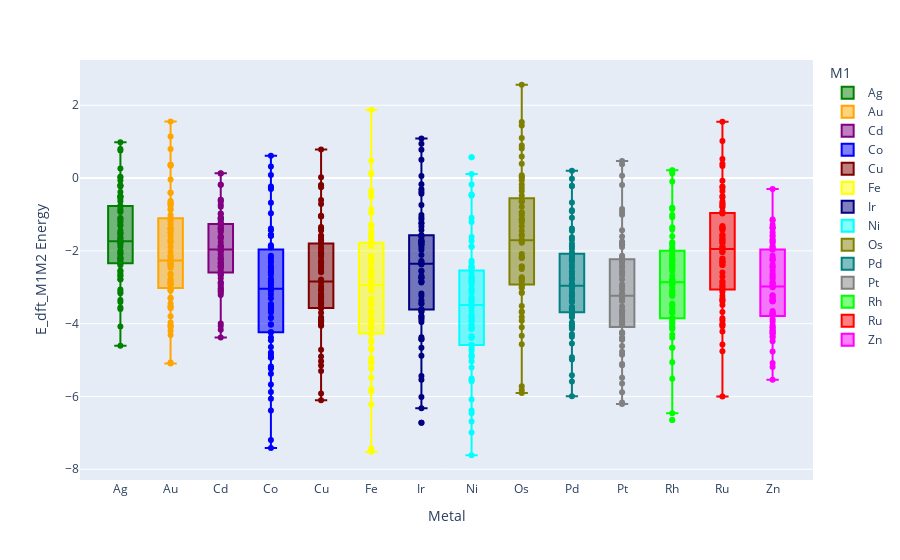

Here is the notebook cell this chart was saved with:
### Markdown cell above
## Boxplot of the E_dft_M1M2 categorized by metal - no total outliers

### Code cell
fig = plot_categorical_energy_boxplot(
    df=Edft_coh_df_iqr,
    x_col='M1',
    color_map=metal_colors,
    y_col='E_dft_M1M2',
    hover_col='system_dacs',
    x_title='Metal',
    y_title='E_dft_M1M2 Energy',
    save_dir='../../../data/figures/dacs_eda',
    file_name='Ecoh_M1_boxplot_metal_iqr'
)

fig.show()

### Figure 1 — Plotly figure (JSON) as saved in the notebook; plotly's stock layout.template omitted (floating-point values rounded to 4 significant figures; data arrays with more than 128 entries replaced by an {"elided": "..."} marker saying what was removed)
{"data": [{"alignmentgroup": "True", "hovertemplate": "M1=%{x}<br>E_dft_M1M2=%{y}<extra></extra>", "legendgroup": "Ag", "marker": {"color": "#008000"}, "name": "Ag", "notched": false, "offsetgroup": "Ag", "orientation": "v", "showlegend": true, "type": "box", "x": ["Ag", "Ag", "Ag", "Ag", "Ag", "Ag", "Ag", "Ag", "Ag", "Ag", "Ag", "Ag", "Ag", "Ag", "Ag", "Ag", "Ag", "Ag", "Ag", "Ag", "Ag", "Ag", "Ag", "Ag", "Ag", "Ag", "Ag", "Ag", "Ag", "Ag", "Ag", "Ag", "Ag", "Ag", "Ag", "Ag", "Ag", "Ag", "Ag", "Ag", "Ag", "Ag", "Ag", "Ag", "Ag", "Ag", "Ag", "Ag", "Ag", "Ag", "Ag", "Ag", "Ag", "Ag", "Ag", "Ag", "Ag", "Ag", "Ag", "Ag", "Ag", "Ag", "Ag", "Ag", "Ag", "Ag", "Ag", "Ag", "Ag", "Ag"], "x0": " ", "xaxis": "x", "y": [-4.081, -3.348, 0.2607, -3.596, -0.2033, -0.3843, -2.54, -1.643, -4.606, -1.757, -3.406, -0.8493, -2.202, -0.5023, -2.392, -3.556, -1.997, -2.341, -2.621, -3.166, -3.115, -2.087, 0.03472, -0.6363, -1.508, -0.2283, -1.885, -0.9043, -1.283, -1.312, -0.4983, -1.753, -1.706, -2.341, -2.034, -0.06828, -1.167, -0.7573, -2.21, -2.227, -2.685, -0.5583, -0.9303, -1.103, -1.54, -2.779, -2.332, -2.786, -2.558, -0.7653, -2.08, -2.175, -1.627, -1.499, -1.751, -2.282, -2.69, -1.208, -3.061, 0.9837, -0.1963, 0.7607, 0.01272, 0.8017, -1.096, -0.5103, -1.438, -1.762, -1.716, -1.818], "y0": " ", "yaxis": "y"}, {"alignmentgroup": "True", "hovertemplate": "M1=%{x}<br>E_dft_M1M2=%{y}<extra></extra>", "legendgroup": "Au", "marker": {"color": "#ffa500"}, "name": "Au", "notched": false, "offsetgroup": "Au", "orientation": "v", "showlegend": true, "type": "box", "x": ["Au", "Au", "Au", "Au", "Au", "Au", "Au", "Au", "Au", "Au", "Au", "Au", "Au", "Au", "Au", "Au", "Au", "Au", "Au", "Au", "Au", "Au", "Au", "Au", "Au", "Au", "Au", "Au", "Au", "Au", "Au", "Au", "Au", "Au", "Au", "Au", "Au", "Au", "Au", "Au", "Au", "Au", "Au", "Au", "Au", "Au", "Au", "Au", "Au", "Au", "Au", "Au", "Au", "Au", "Au", "Au", "Au", "Au", "Au", "Au", "Au", "Au", "Au", "Au", "Au", "Au", "Au", "Au", "Au", "Au", "Au"], "x0": " ", "xaxis": "x", "y": [-5.066, -3.796, 0.3374, -4.035, -1.599, -0.4056, -3.095, -2.283, -5.092, -2.152, -4.062, -0.6966, -2.658, -0.8506, -3.311, -4.309, -2.63, -3.053, -3.448, -4.091, -4.197, -2.918, -0.04257, -0.7326, -1.741, -0.6646, -2.291, -1.413, -1.889, -1.504, -0.4046, -2.463, -2.41, -2.776, -2.231, -1.018, -1.695, -1.089, -2.888, -2.805, -3.075, -0.8686, -1.271, -1.151, -1.768, -3.534, -2.93, -3.529, -3.288, -1.38, -2.883, -2.852, -2.309, -2.137, -2.351, -2.396, -3.576, -2.028, -3.972, 1.557, 0.3634, 1.142, 0.3654, 0.7974, -1.183, -0.7576, -0.6296, -1.497, -1.379, -2.262, -2.353], "y0": " ", "yaxis": "y"}, {"alignmentgroup": "True", "hovertemplate": "M1=%{x}<br>E_dft_M1M2=%{y}<extra></extra>", "legendgroup": "Cd", "marker": {"color": "#800080"}, "name": "Cd", "notched": false, "offsetgroup": "Cd", "orientation": "v", "showlegend": true, "type": "box", "x": ["Cd", "Cd", "Cd", "Cd", "Cd", "Cd", "Cd", "Cd", "Cd", "Cd", "Cd", "Cd", "Cd", "Cd", "Cd", "Cd", "Cd", "Cd", "Cd", "Cd", "Cd", "Cd", "Cd", "Cd", "Cd", "Cd", "Cd", "Cd", "Cd", "Cd", "Cd", "Cd", "Cd", "Cd", "Cd", "Cd", "Cd", "Cd", "Cd", "Cd", "Cd", "Cd", "Cd", "Cd", "Cd", "Cd", "Cd", "Cd", "Cd", "Cd", "Cd", "Cd", "Cd", "Cd", "Cd", "Cd", "Cd", "Cd", "Cd", "Cd", "Cd", "Cd", "Cd", "Cd", "Cd", "Cd", "Cd", "Cd", "Cd", "Cd", "Cd"], "x0": " ", "xaxis": "x", "y": [-4.168, -4.379, -1.108, -4.062, -0.7902, -0.6402, -1.639, -2.613, -1.341, -3.994, -2.213, -2.859, -1.598, -2.0, -1.379, -1.479, -3.102, -1.891, -2.455, -1.847, -3.156, -1.616, -0.7332, -1.213, -2.009, -0.9702, -2.323, -1.394, -1.455, -1.896, -1.08, -2.166, -2.33, -2.879, -2.658, 0.1228, -1.755, -1.655, -2.532, -2.666, -3.102, -1.154, -1.292, -1.87, -1.993, -3.042, -2.749, -3.041, -2.98, -0.6032, -1.96, -2.09, -2.207, -1.253, -2.42, -2.914, -2.388, -1.12, -3.21, 0.1308, -1.098, -0.1852, -0.5932, -0.1852, -1.396, -1.275, -0.9872, -2.254, -2.329, -2.423, -2.446], "y0": " ", "yaxis": "y"}, {"alignmentgroup": "True", "hovertemplate": "M1=%{x}<br>E_dft_M1M2=%{y}<extra></extra>", "legendgroup": "Co", "marker": {"color": "#0000ff"}, "name": "Co", "notched": false, "offsetgroup": "Co", "orientation": "v", "showlegend": true, "type": "box", "x": ["Co", "Co", "Co", "Co", "Co", "Co", "Co", "Co", "Co", "Co", "Co", "Co", "Co", "Co", "Co", "Co", "Co", "Co", "Co", "Co", "Co", "Co", "Co", "Co", "Co", "Co", "Co", "Co", "Co", "Co", "Co", "Co", "Co", "Co", "Co", "Co", "Co", "Co", "Co", "Co", "Co", "Co", "Co", "Co", "Co", "Co", "Co", "Co", "Co", "Co", "Co", "Co", "Co", "Co", "Co", "Co", "Co", "Co", "Co", "Co", "Co", "Co", "Co", "Co", "Co", "Co", "Co", "Co", "Co", "Co", "Co"], "x0": " ", "xaxis": "x", "y": [-6.065, -7.198, -4.796, -7.419, -3.602, -4.852, 0.3202, -5.88, -4.926, -5.375, -6.387, -0.6788, -4.934, -3.832, -4.639, -5.669, -4.383, -4.456, -5.179, -5.232, -5.204, -3.105, -1.591, -1.848, -2.549, -1.908, -2.841, -2.488, -2.409, -2.769, -1.57, -3.064, -2.889, -3.535, -2.961, -1.563, -2.879, -2.587, -3.461, -3.305, -4.016, -2.174, -2.135, -2.573, -2.458, -4.236, -3.686, -4.236, -4.032, -2.251, -3.197, -3.502, -3.04, -3.047, -2.825, -3.619, -3.845, -2.311, -3.669, 0.6122, -0.2648, 0.08116, -0.2308, -0.2988, -1.893, -1.435, -0.9668, -1.57, -1.872, -1.385, -2.655], "y0": " ", "yaxis": "y"}, {"alignmentgroup": "True", "hovertemplate": "M1=%{x}<br>E_dft_M1M2=%{y}<extra></extra>", "legendgroup": "Cu", "marker": {"color": "#800000"}, "name": "Cu", "notched": false, "offsetgroup": "Cu", "orientation": "v", "showlegend": true, "type": "box", "x": ["Cu", "Cu", "Cu", "Cu", "Cu", "Cu", "Cu", "Cu", "Cu", "Cu", "Cu", "Cu", "Cu", "Cu", "Cu", "Cu", "Cu", "Cu", "Cu", "Cu", "Cu", "Cu", "Cu", "Cu", "Cu", "Cu", "Cu", "Cu", "Cu", "Cu", "Cu", "Cu", "Cu", "Cu", "Cu", "Cu", "Cu", "Cu", "Cu", "Cu", "Cu", "Cu", "Cu", "Cu", "Cu", "Cu", "Cu", "Cu", "Cu", "Cu", "Cu", "Cu", "Cu", "Cu", "Cu", "Cu", "Cu", "Cu", "Cu", "Cu", "Cu", "Cu", "Cu", "Cu", "Cu", "Cu", "Cu", "Cu", "Cu", "Cu", "Cu", "Cu"], "x0": " ", "xaxis": "x", "y": [-5.918, -5.031, -1.376, -5.299, -1.592, -1.675, -0.2017, -4.046, -3.176, -6.102, -3.228, -4.902, -1.055, -3.562, -1.909, -3.957, -5.15, -3.417, -3.939, -4.06, -4.717, -3.376, -3.076, -1.033, -1.964, -2.818, -1.444, -3.286, -2.069, -2.529, -2.588, -1.828, -2.973, -3.066, -3.7, -3.434, -1.344, -2.272, -2.047, -3.279, -3.491, -3.978, -1.583, -2.167, -2.336, -2.869, -3.896, -3.437, -3.896, -3.907, -1.768, -3.252, -3.252, -2.785, -2.459, -3.062, -3.577, -3.821, -2.406, -3.293, 0.7853, -0.2527, 0.02231, -0.6027, -0.1927, -1.706, -1.05, -0.7107, -2.095, -2.314, -2.114, -2.564], "y0": " ", "yaxis": "y"}, {"alignmentgroup": "True", "hovertemplate": "M1=%{x}<br>E_dft_M1M2=%{y}<extra></extra>", "legendgroup": "Fe", "marker": {"color": "#ffff00"}, "name": "Fe", "notched": false, "offsetgroup": "Fe", "orientation": "v", "showlegend": true, "type": "box", "x": ["Fe", "Fe", "Fe", "Fe", "Fe", "Fe", "Fe", "Fe", "Fe", "Fe", "Fe", "Fe", "Fe", "Fe", "Fe", "Fe", "Fe", "Fe", "Fe", "Fe", "Fe", "Fe", "Fe", "Fe", "Fe", "Fe", "Fe", "Fe", "Fe", "Fe", "Fe", "Fe", "Fe", "Fe", "Fe", "Fe", "Fe", "Fe", "Fe", "Fe", "Fe", "Fe", "Fe", "Fe", "Fe", "Fe", "Fe", "Fe", "Fe", "Fe", "Fe", "Fe", "Fe", "Fe", "Fe", "Fe", "Fe", "Fe", "Fe", "Fe", "Fe", "Fe", "Fe", "Fe", "Fe", "Fe", "Fe", "Fe", "Fe", "Fe", "Fe", "Fe", "Fe"], "x0": " ", "xaxis": "x", "y": [-5.861, -7.517, -4.943, -7.474, -3.721, -4.703, 0.1384, -5.798, -4.702, -7.429, -5.231, -6.223, -4.447, -4.675, -3.717, -4.52, -5.487, -4.292, -4.268, -5.087, -5.047, -5.075, -3.094, -1.316, -1.627, -2.289, -1.661, -2.559, -2.27, -2.139, -2.664, -1.28, -2.847, -2.66, -3.473, -2.855, -1.448, -2.722, -2.331, -3.338, -3.043, -3.917, -1.85, -1.743, -2.486, -2.142, -4.111, -3.455, -4.111, -3.917, -1.852, -2.53, -3.319, -2.935, -2.936, -2.691, -3.634, -3.857, -2.191, -3.988, 1.875, 0.4754, -0.5136, 0.1044, -0.4436, -0.3466, -0.8546, -1.29, -0.9616, -1.563, -1.793, -1.533, -2.98], "y0": " ", "yaxis": "y"}, {"alignmentgroup": "True", "hovertemplate": "M1=%{x}<br>E_dft_M1M2=%{y}<extra></extra>", "legendgroup": "Ir", "marker": {"color": "#000080"}, "name": "Ir", "notched": false, "offsetgroup": "Ir", "orientation": "v", "showlegend": true, "type": "box", "x": ["Ir", "Ir", "Ir", "Ir", "Ir", "Ir", "Ir", "Ir", "Ir", "Ir", "Ir", "Ir", "Ir", "Ir", "Ir", "Ir", "Ir", "Ir", "Ir", "Ir", "Ir", "Ir", "Ir", "Ir", "Ir", "Ir", "Ir", "Ir", "Ir", "Ir", "Ir", "Ir", "Ir", "Ir", "Ir", "Ir", "Ir", "Ir", "Ir", "Ir", "Ir", "Ir", "Ir", "Ir", "Ir", "Ir", "Ir", "Ir", "Ir", "Ir", "Ir", "Ir", "Ir", "Ir", "Ir", "Ir", "Ir", "Ir", "Ir", "Ir", "Ir", "Ir", "Ir", "Ir", "Ir", "Ir", "Ir", "Ir", "Ir", "Ir", "Ir"], "x0": " ", "xaxis": "x", "y": [-5.538, -6.017, -3.666, -6.325, -2.543, -3.846, -3.675, -4.881, -3.891, -6.72, -4.375, -5.44, -3.606, -3.953, -2.841, -3.785, -4.665, -3.431, -3.451, -4.427, -4.428, -1.608, -2.747, -0.1692, -0.7412, -1.235, -1.083, -1.763, -1.757, -1.563, -1.904, -0.3762, -2.281, -1.973, -2.683, -1.828, -1.017, -2.292, -1.743, -2.737, -2.351, -3.174, -1.427, -1.14, -1.694, -1.244, -3.614, -2.871, -3.614, -3.234, -1.587, -2.562, -2.842, -2.114, -2.353, -1.728, -2.727, -3.358, -1.809, -3.809, 0.7778, 1.089, 0.9398, 0.5008, 0.0588, -0.3042, -0.4282, -1.837, -1.333, -2.348, -2.371], "y0": " ", "yaxis": "y"}, {"alignmentgroup": "True", "hovertemplate": "M1=%{x}<br>E_dft_M1M2=%{y}<extra></extra>", "legendgroup": "Ni", "marker": {"color": "#00ffff"}, "name": "Ni", "notched": false, "offsetgroup": "Ni", "orientation": "v", "showlegend": true, "type": "box", "x": ["Ni", "Ni", "Ni", "Ni", "Ni", "Ni", "Ni", "Ni", "Ni", "Ni", "Ni", "Ni", "Ni", "Ni", "Ni", "Ni", "Ni", "Ni", "Ni", "Ni", "Ni", "Ni", "Ni", "Ni", "Ni", "Ni", "Ni", "Ni", "Ni", "Ni", "Ni", "Ni", "Ni", "Ni", "Ni", "Ni", "Ni", "Ni", "Ni", "Ni", "Ni", "Ni", "Ni", "Ni", "Ni", "Ni", "Ni", "Ni", "Ni", "Ni", "Ni", "Ni", "Ni", "Ni", "Ni", "Ni", "Ni", "Ni", "Ni", "Ni", "Ni", "Ni", "Ni", "Ni", "Ni", "Ni", "Ni", "Ni", "Ni", "Ni", "Ni", "Ni"], "x0": " ", "xaxis": "x", "y": [-6.383, -6.689, -4.116, -6.988, -3.102, -4.347, 0.1095, -5.547, -4.74, -7.615, -4.916, -6.462, -4.685, -5.03, -3.669, -4.898, -6.084, -4.583, -4.856, -5.201, -5.505, -5.585, -3.775, -1.729, -2.452, -3.071, -2.274, -3.325, -2.734, -2.868, -3.031, -1.879, -3.366, -3.285, -4.029, -3.401, -1.885, -3.163, -2.843, -3.925, -3.787, -4.358, -2.438, -2.497, -2.758, -2.773, -4.584, -4.146, -4.585, -4.39, -2.684, -3.915, -4.137, -3.572, -3.541, -3.428, -4.064, -4.389, -2.821, -3.842, 0.5745, -0.4505, -0.1775, -0.4695, -0.4785, -1.204, -1.618, -1.093, -2.327, -2.422, -2.586, -2.92], "y0": " ", "yaxis": "y"}, {"alignmentgroup": "True", "hovertemplate": "M1=%{x}<br>E_dft_M1M2=%{y}<extra></extra>", "legendgroup": "Os", "marker": {"color": "#808000"}, "name": "Os", "notched": false, "offsetgroup": "Os", "orientation": "v", "showlegend": true, "type": "box", "x": ["Os", "Os", "Os", "Os", "Os", "Os", "Os", "Os", "Os", "Os", "Os", "Os", "Os", "Os", "Os", "Os", "Os", "Os", "Os", "Os", "Os", "Os", "Os", "Os", "Os", "Os", "Os", "Os", "Os", "Os", "Os", "Os", "Os", "Os", "Os", "Os", "Os", "Os", "Os", "Os", "Os", "Os", "Os", "Os", "Os", "Os", "Os", "Os", "Os", "Os", "Os", "Os", "Os", "Os", "Os", "Os", "Os", "Os", "Os", "Os", "Os", "Os", "Os", "Os"], "x0": " ", "xaxis": "x", "y": [-3.019, -5.82, -3.515, -5.902, -2.191, -3.149, -3.153, -4.334, -2.99, -5.722, -3.668, -4.569, -2.926, -2.921, -2.088, -2.812, -4.1, -2.756, -2.83, -3.686, -3.917, -3.817, -2.153, 0.8111, 0.0111, -0.3529, -0.1789, -0.7879, -0.6339, -1.115, 0.5941, -1.153, -1.144, -1.725, 0.0391, -1.326, -0.6269, -1.565, -1.575, -2.197, -0.0579, 0.0751, -0.6499, -2.431, -2.432, -2.5, -0.2689, -1.726, -1.692, -0.9379, -1.215, -1.02, -1.778, -2.725, -0.9569, -2.767, 2.564, 1.447, 1.538, 1.098, 0.8971, 0.3921, -0.4769, -1.448], "y0": " ", "yaxis": "y"}, {"alignmentgroup": "True", "hovertemplate": "M1=%{x}<br>E_dft_M1M2=%{y}<extra></extra>", "legendgroup": "Pd", "marker": {"color": "#008080"}, "name": "Pd", "notched": false, "offsetgroup": "Pd", "orientation": "v", "showlegend": true, "type": "box", "x": ["Pd", "Pd", "Pd", "Pd", "Pd", "Pd", "Pd", "Pd", "Pd", "Pd", "Pd", "Pd", "Pd", "Pd", "Pd", "Pd", "Pd", "Pd", "Pd", "Pd", "Pd", "Pd", "Pd", "Pd", "Pd", "Pd", "Pd", "Pd", "Pd", "Pd", "Pd", "Pd", "Pd", "Pd", "Pd", "Pd", "Pd", "Pd", "Pd", "Pd", "Pd", "Pd", "Pd", "Pd", "Pd", "Pd", "Pd", "Pd", "Pd", "Pd", "Pd", "Pd", "Pd", "Pd", "Pd", "Pd", "Pd", "Pd", "Pd", "Pd", "Pd", "Pd", "Pd", "Pd", "Pd", "Pd", "Pd", "Pd", "Pd", "Pd"], "x0": " ", "xaxis": "x", "y": [-4.983, -5.587, -3.22, -5.994, -2.069, -3.393, -3.391, -4.548, -3.608, -3.965, -5.415, -3.625, -4.043, -2.741, -3.722, -4.92, -3.533, -3.677, -4.143, -4.36, -4.292, -3.214, -0.9148, -1.623, -2.167, -1.694, -2.471, -2.296, -2.106, -2.245, -1.092, -2.766, -2.576, -3.183, -2.581, -1.445, -2.792, -2.394, -3.35, -3.032, -3.592, -2.081, -1.87, -2.253, -2.058, -4.05, -3.579, -4.05, -3.769, -2.233, -3.261, -3.687, -3.006, -3.127, -2.652, -3.388, -3.825, -2.232, -4.101, -0.2148, 0.1992, -0.2158, -0.02178, -0.6718, -1.383, -0.8848, -1.805, -1.951, -2.906, -2.918], "y0": " ", "yaxis": "y"}, {"alignmentgroup": "True", "hovertemplate": "M1=%{x}<br>E_dft_M1M2=%{y}<extra></extra>", "legendgroup": "Pt", "marker": {"color": "#808080"}, "name": "Pt", "notched": false, "offsetgroup": "Pt", "orientation": "v", "showlegend": true, "type": "box", "x": ["Pt", "Pt", "Pt", "Pt", "Pt", "Pt", "Pt", "Pt", "Pt", "Pt", "Pt", "Pt", "Pt", "Pt", "Pt", "Pt", "Pt", "Pt", "Pt", "Pt", "Pt", "Pt", "Pt", "Pt", "Pt", "Pt", "Pt", "Pt", "Pt", "Pt", "Pt", "Pt", "Pt", "Pt", "Pt", "Pt", "Pt", "Pt", "Pt", "Pt", "Pt", "Pt", "Pt", "Pt", "Pt", "Pt", "Pt", "Pt", "Pt", "Pt", "Pt", "Pt", "Pt", "Pt", "Pt", "Pt", "Pt", "Pt", "Pt", "Pt", "Pt", "Pt", "Pt", "Pt", "Pt", "Pt", "Pt", "Pt", "Pt"], "x0": " ", "xaxis": "x", "y": [-6.166, -5.644, -3.351, -6.211, -2.195, -3.757, -3.692, -4.855, -4.009, -4.267, -5.884, -4.046, -4.378, -2.972, -4.44, -5.489, -3.975, -4.234, -4.773, -5.108, -5.146, -3.662, -0.8468, -1.604, -2.283, -1.825, -2.574, -2.422, -2.323, -2.284, -1.006, -3.167, -2.667, -3.307, -2.604, -1.746, -2.924, -2.44, -3.668, -3.23, -3.795, -2.178, -1.897, -2.242, -2.135, -4.415, -3.86, -4.415, -3.969, -2.442, -3.623, -3.939, -3.282, -3.377, -2.781, -3.53, -4.264, -2.544, -4.615, 0.3772, 0.4682, 0.06324, -0.1908, -1.437, -0.9288, -1.784, -1.823, -3.188, -3.053], "y0": " ", "yaxis": "y"}, {"alignmentgroup": "True", "hovertemplate": "M1=%{x}<br>E_dft_M1M2=%{y}<extra></extra>", "legendgroup": "Rh", "marker": {"color": "#00ff00"}, "name": "Rh", "notched": false, "offsetgroup": "Rh", "orientation": "v", "showlegend": true, "type": "box", "x": ["Rh", "Rh", "Rh", "Rh", "Rh", "Rh", "Rh", "Rh", "Rh", "Rh", "Rh", "Rh", "Rh", "Rh", "Rh", "Rh", "Rh", "Rh", "Rh", "Rh", "Rh", "Rh", "Rh", "Rh", "Rh", "Rh", "Rh", "Rh", "Rh", "Rh", "Rh", "Rh", "Rh", "Rh", "Rh", "Rh", "Rh", "Rh", "Rh", "Rh", "Rh", "Rh", "Rh", "Rh", "Rh", "Rh", "Rh", "Rh", "Rh", "Rh", "Rh", "Rh", "Rh", "Rh", "Rh", "Rh", "Rh", "Rh", "Rh", "Rh", "Rh", "Rh", "Rh", "Rh", "Rh", "Rh", "Rh", "Rh", "Rh", "Rh"], "x0": " ", "xaxis": "x", "y": [-4.082, -6.463, -4.102, -6.647, -2.921, -4.12, -3.86, -5.058, -4.01, -4.66, -5.512, -3.699, -4.144, -3.112, -3.689, -4.664, -3.495, -3.453, -4.305, -4.387, -3.92, -2.914, -0.8155, -1.412, -1.797, -1.599, -2.257, -2.219, -2.09, -2.439, -1.077, -2.554, -2.402, -3.099, -2.382, -1.353, -2.682, -2.251, -3.02, -2.79, -3.594, -1.927, -1.763, -2.312, -1.853, -3.853, -3.234, -3.853, -3.654, -1.979, -2.904, -3.224, -2.501, -2.802, -2.177, -3.195, -3.488, -2.131, -3.974, -0.09146, 0.2065, 0.1225, 0.2155, -0.8525, -0.8205, -1.015, -2.433, -1.998, -2.907, -2.815], "y0": " ", "yaxis": "y"}, {"alignmentgroup": "True", "hovertemplate": "M1=%{x}<br>E_dft_M1M2=%{y}<extra></extra>", "legendgroup": "Ru", "marker": {"color": "#ff0000"}, "name": "Ru", "notched": false, "offsetgroup": "Ru", "orientation": "v", "showlegend": true, "type": "box", "x": ["Ru", "Ru", "Ru", "Ru", "Ru", "Ru", "Ru", "Ru", "Ru", "Ru", "Ru", "Ru", "Ru", "Ru", "Ru", "Ru", "Ru", "Ru", "Ru", "Ru", "Ru", "Ru", "Ru", "Ru", "Ru", "Ru", "Ru", "Ru", "Ru", "Ru", "Ru", "Ru", "Ru", "Ru", "Ru", "Ru", "Ru", "Ru", "Ru", "Ru", "Ru", "Ru", "Ru", "Ru", "Ru", "Ru", "Ru", "Ru", "Ru", "Ru", "Ru", "Ru", "Ru", "Ru", "Ru", "Ru", "Ru", "Ru", "Ru", "Ru", "Ru", "Ru", "Ru", "Ru", "Ru", "Ru", "Ru", "Ru", "Ru", "Ru"], "x0": " ", "xaxis": "x", "y": [-3.68, -3.913, -2.594, -3.488, -3.384, -4.572, -3.344, -6.003, -4.007, -4.76, -3.13, -3.238, -2.391, -3.323, -4.215, -2.928, -3.066, -3.852, -4.023, -4.069, -2.391, -0.07482, -0.7288, -0.9738, -0.7888, -1.382, -1.384, -1.317, -1.793, -0.2678, -1.615, -1.728, -2.318, -1.425, -0.4928, -1.889, -1.336, -1.903, -2.211, -2.707, -0.7888, -0.6408, -1.397, -0.6968, -2.848, -1.995, -2.848, -3.008, -0.9158, -2.309, -2.289, -1.58, -1.685, -1.755, -2.23, -2.964, -1.554, -3.065, 1.545, 0.3962, 0.5242, 1.016, 0.3342, -0.2308, -0.3518, -0.5258, -0.9628, -1.672, -2.03, -2.031], "y0": " ", "yaxis": "y"}, {"alignmentgroup": "True", "hovertemplate": "M1=%{x}<br>E_dft_M1M2=%{y}<extra></extra>", "legendgroup": "Zn", "marker": {"color": "#ff00ff"}, "name": "Zn", "notched": false, "offsetgroup": "Zn", "orientation": "v", "showlegend": true, "type": "box", "x": ["Zn", "Zn", "Zn", "Zn", "Zn", "Zn", "Zn", "Zn", "Zn", "Zn", "Zn", "Zn", "Zn", "Zn", "Zn", "Zn", "Zn", "Zn", "Zn", "Zn", "Zn", "Zn", "Zn", "Zn", "Zn", "Zn", "Zn", "Zn", "Zn", "Zn", "Zn", "Zn", "Zn", "Zn", "Zn", "Zn", "Zn", "Zn", "Zn", "Zn", "Zn", "Zn", "Zn", "Zn", "Zn", "Zn", "Zn", "Zn", "Zn", "Zn", "Zn", "Zn", "Zn", "Zn", "Zn", "Zn", "Zn", "Zn", "Zn", "Zn", "Zn", "Zn", "Zn", "Zn", "Zn", "Zn", "Zn", "Zn", "Zn"], "x0": " ", "xaxis": "x", "y": [-4.766, -5.538, -1.489, -5.19, -1.787, -1.752, -1.29, -2.674, -2.459, -5.08, -2.905, -4.374, -1.565, -2.994, -2.136, -2.998, -4.235, -1.608, -2.726, -3.354, -4.115, -3.694, -2.86, -1.362, -1.947, -3.231, -1.683, -3.716, -2.193, -2.77, -2.882, -1.871, -3.382, -3.758, -4.273, -4.041, -1.138, -2.541, -2.381, -3.758, -4.101, -4.482, -1.969, -2.622, -2.955, -3.338, -4.183, -3.945, -4.185, -4.337, -1.715, -3.307, -3.251, -3.382, -2.26, -3.879, -4.261, -3.652, -2.428, -3.728, -0.297, -1.369, -1.368, -1.167, -2.229, -1.902, -2.978, -3.22, -3.385], "y0": " ", "yaxis": "y"}, {"hovertext": {"elided": "983 str values"}, "marker": {"color": {"elided": "983 str values"}}, "mode": "markers", "showlegend": false, "type": "scatter", "x": {"elided": "983 str values"}, "y": {"elided": "983 float values"}}], "layout": {"boxmode": "overlay", "legend": {"title": {"text": "M1"}, "tracegroupgap": 0}, "margin": {"t": 60}, "xaxis": {"anchor": "y", "categoryarray": ["Ag", "Au", "Cd", "Co", "Cu", "Fe", "Ir", "Ni", "Os", "Pd", "Pt", "Rh", "Ru", "Zn"], "categoryorder": "array", "domain": [0, 1], "title": {"text": "Metal"}}, "yaxis": {"anchor": "x", "domain": [0, 1], "title": {"text": "E_dft_M1M2 Energy"}}}}
